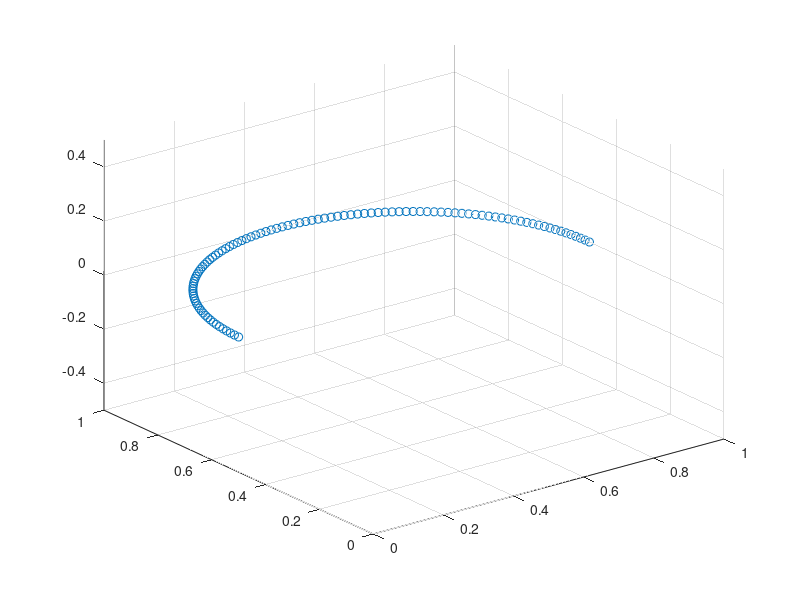
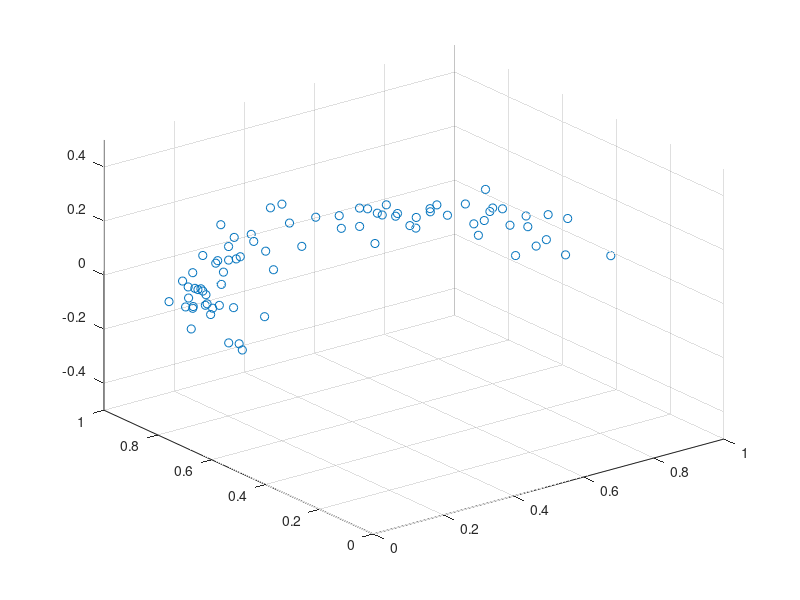
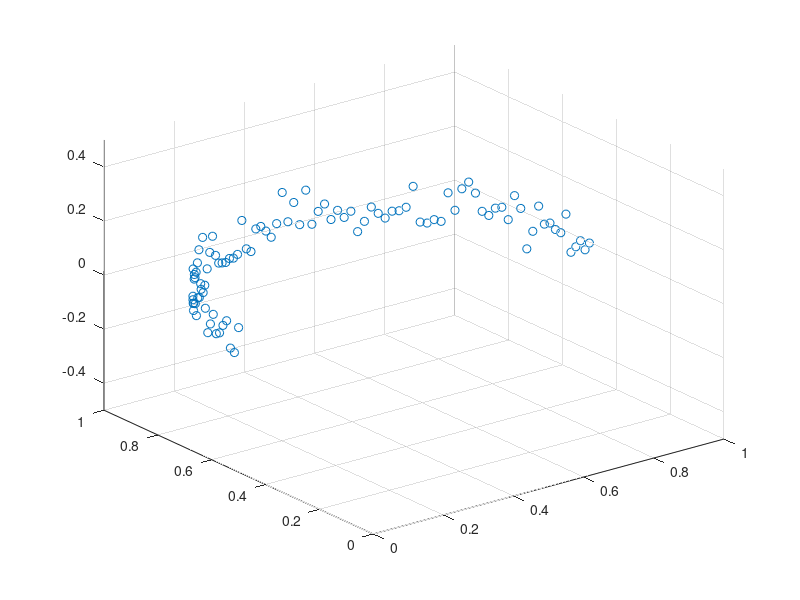

Reproduce these figures in MATLAB, in order. (Note: this script raises an error after producing the figures.)
clear ;
close all ;

n = 100 ;
m = 2 ;
sigma = 0.05 ; %Gaussian(isotropic) noise variance

%original sample=================

%[0,1], [0,1] uniform
%X = rand(n,m) ; 

%semi circle
% X_1 = linspace(0,1,n)' ;
% X_2 = [0.5 + sqrt(0.5 ^ 2 - ( X_1 - 0.5) .^ 2)] ;
% X = [X_1, X_2] ;

%semi circle
theta = linspace(0, pi, n)' ;
X = [0.5 + 0.5 * cos(theta), 0.5 + 0.5 * sin(theta)] ;

X = [X, zeros(n,1)] ;
figure ;
scatter3(X(:,1), X(:,2), X(:,3)) ;
axis([0,1,0,1,-0.5,0.5]) ;
%original sample END=================

%sample with noise
Xn = X + randn(n,m+1) * sigma ;
figure ;
scatter3(Xn(:,1), Xn(:,2), Xn(:,3)) ;
axis([0,1,0,1,-0.5,0.5]) ;

%noise only in the extra direction ;
Xnn = [X(:, 1:2), randn(n,1) * sigma] ;
figure ;
scatter3(Xnn(:,1), Xnn(:,2), Xnn(:,3)) ;
axis([0,1,0,1,-0.5,0.5]) ;

%distance^2
%watch out for the square
D = dist(X').^2 ;
Dn = dist(Xn').^2 ;
Dnn = dist(Xnn').^2 ;

%centering matrix
J = eye(n,n) - repmat(1/n,n,n) ;

%MDS
B = -0.5 * J * D * J ;
[v, d] = eig(B) ;
x = v(:,1:m) * (d(1:m,1:m) .^ 0.5) ;
Bn = -0.5 * J * Dn * J ;
[vn, dn] = eig(Bn) ;
xn = vn(:,1:m) * (dn(1:m,1:m) .^ 0.5) ;
Bnn = -0.5 * J * Dnn * J ;
[vnn, dnn] = eig(Bnn) ;
xnn = vnn(:,1:m) * (dnn(1:m,1:m) .^ 0.5) ;

figure ;
hold on ;
subplot(2,2,1) ;
scatter(X(:,1), X(:,2)) ;
subplot(2,2,2) ;
scatter(x(:,1), x(:,2)) ;
subplot(2,2,3) ;
scatter(xn(:,1), xn(:,2)) ;
subplot(2,2,4) ;
scatter(xnn(:,1), xnn(:,2)) ;
